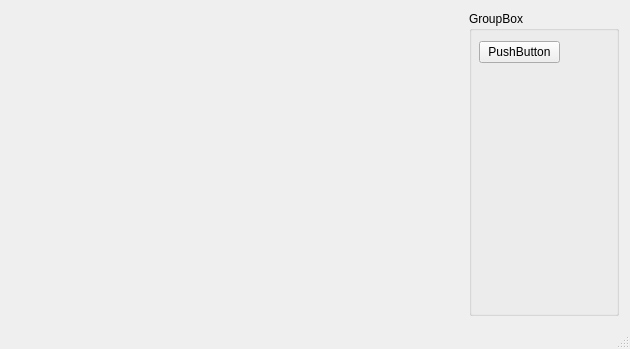
<?xml version="1.0" encoding="UTF-8"?>
<ui version="4.0">
 <class>MainWindow</class>
 <widget class="QMainWindow" name="MainWindow">
  <property name="geometry">
   <rect>
    <x>0</x>
    <y>0</y>
    <width>630</width>
    <height>349</height>
   </rect>
  </property>
  <property name="windowTitle">
   <string>MainWindow</string>
  </property>
  <widget class="QWidget" name="centralWidget">
   <layout class="QHBoxLayout" name="horizontalLayout">
    <item>
     <widget class="QWidget" name="widget" native="true">
      <property name="sizePolicy">
       <sizepolicy hsizetype="Minimum" vsizetype="Preferred">
        <horstretch>0</horstretch>
        <verstretch>0</verstretch>
       </sizepolicy>
      </property>
     </widget>
    </item>
    <item>
     <widget class="QGroupBox" name="groupBox">
      <property name="sizePolicy">
       <sizepolicy hsizetype="Fixed" vsizetype="Preferred">
        <horstretch>0</horstretch>
        <verstretch>0</verstretch>
       </sizepolicy>
      </property>
      <property name="minimumSize">
       <size>
        <width>150</width>
        <height>0</height>
       </size>
      </property>
      <property name="title">
       <string>GroupBox</string>
      </property>
      <widget class="QPushButton" name="pushButton">
       <property name="geometry">
        <rect>
         <x>10</x>
         <y>30</y>
         <width>81</width>
         <height>22</height>
        </rect>
       </property>
       <property name="text">
        <string>PushButton</string>
       </property>
      </widget>
     </widget>
    </item>
   </layout>
  </widget>
  <widget class="QStatusBar" name="statusBar"/>
 </widget>
 <layoutdefault spacing="6" margin="11"/>
 <resources/>
 <connections/>
</ui>
